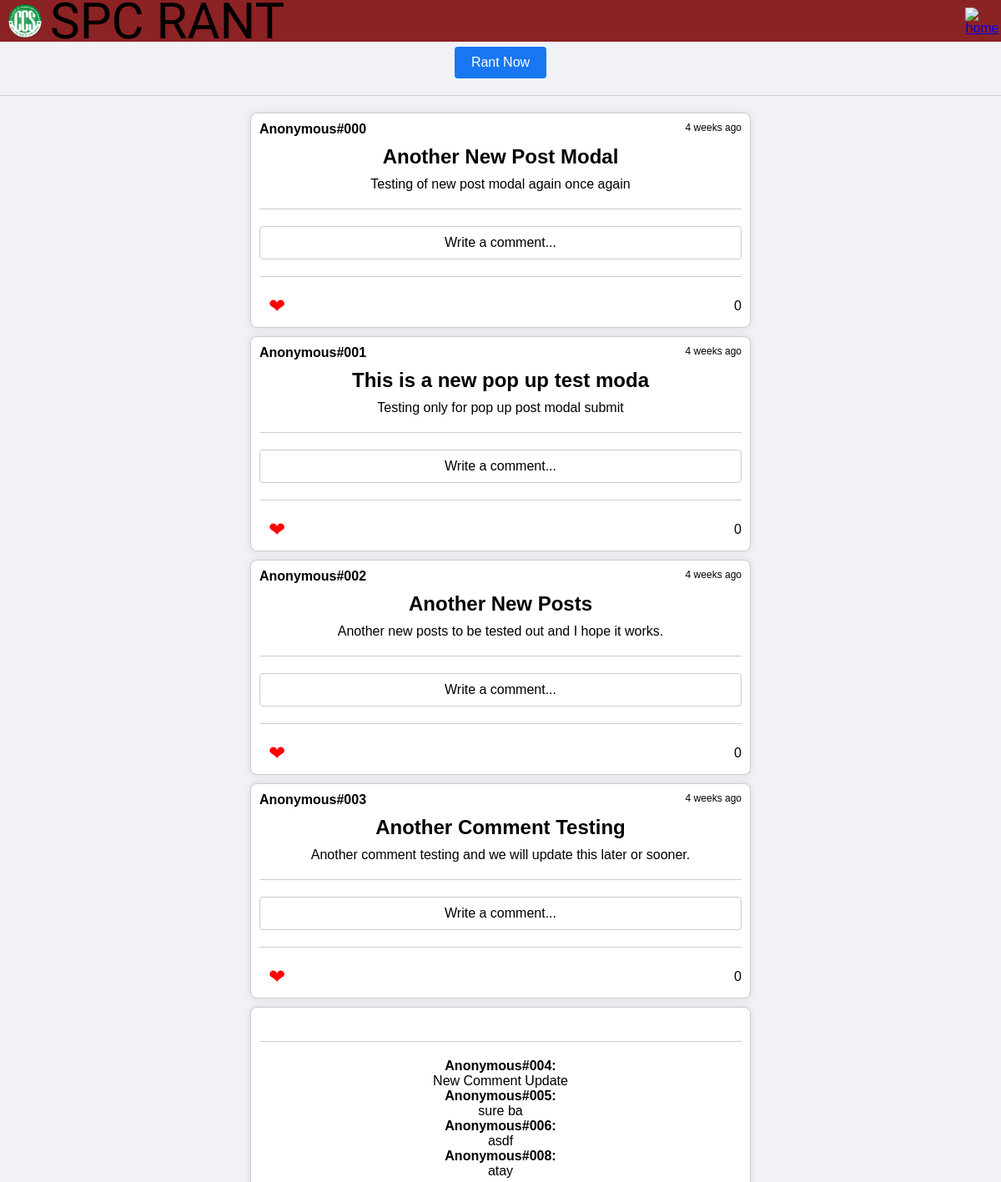
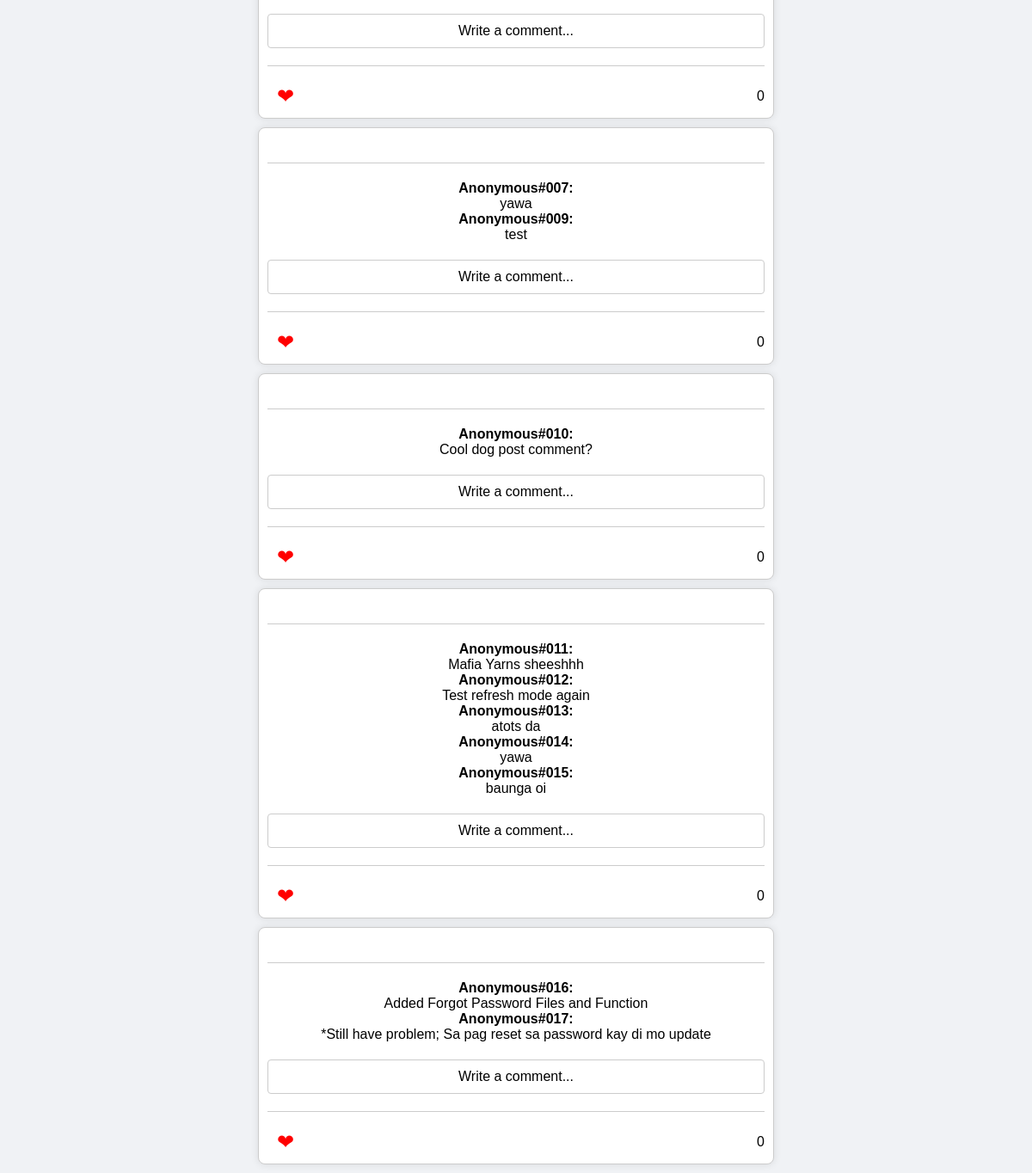
The page /Main/rant.php on the database its author committed (2 pictures, top to bottom).
### tables this page shows
CREATE TABLE `posts` (
  `ID` int(11) NOT NULL,
  `TITLE` varchar(30) NOT NULL,
  `CONTENT` varchar(255) NOT NULL,
  `user_id` int(10) UNSIGNED DEFAULT NULL,
  `created_at` timestamp NOT NULL DEFAULT current_timestamp()
);

CREATE TABLE `comments` (
  `comment_id` bigint(20) NOT NULL,
  `post_id` bigint(20) NOT NULL,
  `timestamp` datetime NOT NULL DEFAULT current_timestamp(),
  `user_id` bigint(20) NOT NULL,
  `comment` text NOT NULL
);

### Main/rant.php (the view, shortened to what this page needs)
<?php
include "database.php";
function time_elapsed_string($datetime, $full = false)
{
    $now = new DateTime();
    $ago = new DateTime($datetime);
    $diff = $now->diff($ago);
    $diff->w = floor($diff->d / 7);
    $diff->d -= $diff->w * 7;
    $string = [
        "y" => "year",
        "m" => "month",
        "w" => "week",
        "d" => "day",
        "h" => "hour",
        "i" => "minute",
        "s" => "second",
    ];
    foreach ($string as $k => &$v) {
        if ($diff->$k) {
            $v = $diff->$k . " " . ($diff->$k > 1 ? $v . "s" : $v);
        } else {
            unset($string[$k]);
        }
    }
    if (!$full) {
        $string = array_slice($string, 0, 1);
    }
    return $string ? implode(", ", $string) . " ago" : "just now";
}
$sql = "SELECT posts.id, TITLE, CONTENT, posts.created_at as timestamp, comments.comment as comment, comments.timestamp as comment_timestamp
     FROM posts
     LEFT JOIN comments ON posts.id = comments.post_id
     ORDER BY posts.id DESC";
$result = $conn->query($sql);
$posts = [];
$anonymousCounter = isset($_SESSION["anonymousCounter"])
    ? $_SESSION["anonymousCounter"]
    : 0;
if ($result->num_rows > 0) {
    while ($row = $result->fetch_assoc()) {
        $postId = $row["id"];
        $row["timeAgo"] = time_elapsed_string($row["timestamp"]);
        $row["user"] = isset($_SESSION["Username"])
            ? htmlspecialchars($_SESSION["Username"])
            : "Anonymous#" . str_pad($anonymousCounter, 3, "0", STR_PAD_LEFT);
        $row["comments"] = [];
        $posts[$postId] = $row;
        $anonymousCounter++;
    }
}
$sql = "SELECT comment_id, post_id, timestamp, user_id, comment FROM comments";
$result = $conn->query($sql);
if ($result->num_rows > 0) {
    while ($row = $result->fetch_assoc()) {
        $postId = $row["post_id"];
        $row["user"] = isset($_SESSION["Username"])
            ? htmlspecialchars($_SESSION["Username"])
            : "Anonymous#" . str_pad($anonymousCounter, 3, "0", STR_PAD_LEFT);
        $posts[$postId]["comments"][] = $row;
        $anonymousCounter++;
    }
}
?>
<!DOCTYPE html>
<html>
<head>
    <link rel="stylesheet" href="dashboard.css">
    <link rel="stylesheet" href="timeline.css">
</head>
<body>
    <div class="rectangle">
        <div class="logo-container">
            <div class="logo"></div>
            <div class="spc_rant"> SPC RANT </div>
            <div class="home">
                <a href="index.php"><img width="30" height="30" src="https://img.icons8.com/fluency-systems-filled/96/home.png" alt="home" /></a>
            </div>
        </div>
    </div>
    <br>
    <br>
<div class="rant-now-button">
  <button onclick="showModal()">Rant Now</button>
</div>
    <hr>
<div class="post-container">
    <?php foreach ($posts as $post): ?>
        <div class="post">
            <div class="post-info">
                <div class="user-info">
                    <?= $post["user"] ?>
                </div>
                <div class="time-posted">
                    <?= $post["timeAgo"] ?>
                </div>
            </div>
            <h2><?= htmlspecialchars($post["TITLE"]) ?></h2>
            <p><?= nl2br(htmlspecialchars($post["CONTENT"])) ?></p>
            <hr>
            <div class="comments-section">
                <?php foreach ($post["comments"] as $comment): ?>
                    <div class="comment">
                        <strong><?= htmlspecialchars($comment["user"]) ?>:</strong>
                        <div class="comment-content"><?= htmlspecialchars($comment["comment"]) ?></div>
                    </div>
                <?php endforeach; ?>
                <div class="comment-box" onclick="showCommentBox(<?= $post["id"] ?>)">
                    Write a comment...
                </div>
                <hr>
                <div class="post-actions">
                    <div class="heart-container">
                        <button class="heart-button" onclick="heartPost(this, <?= $post["id"] ?>)">&#10084;</button>
                    </div>
                    <div class="heart-count-container">
                        <span class="heart-count">0</span>
                    </div>
                </div>
            </div>
        </div>
    <?php endforeach; ?>
</div>
</body>
</html>

### Main/dashboard.css (style rules this page uses)
* { margin: 0; box-sizing: border-box; }
.rectangle { height: 50px; width: 100%; background-color: #8B2224; position: fixed; top: 0; right: 0; left: 0; margin: 0; display: flex; justify-content: flex-start; align-items: center; z-index: 1; padding-left: 10px; }
.logo-container { display: flex; justify-content: center; align-items: center; }
.logo { height: 40px; width: 40px; margin-right: 10px; background-color: #807d7d; border-radius: 50%; background-image: url('images/spc-ccs-logo2.png'); background-repeat: no-repeat; background-size: cover; background-position: center; flex-shrink: 0; }
.spc_rant { font-size: 60px; font-family: 'Akaya Telivigala', sans-serif; color: #000000; flex-grow: 1; }
.home { height: 35px; width: 35px; position: fixed; top: 8px; right: 5px; border-radius: 50%; display: flex; justify-content: center; align-items: center; }

### Main/timeline.css (style rules this page uses)
body { font-family: Arial, sans-serif; margin: 0; padding: 0; background-color: #f0f2f5; }
.post-container { display: flex; flex-direction: column; align-items: center; }
.post { border: 1px solid #ccc; padding: 10px; margin-bottom: 10px; text-align: center; width: 80%; max-width: 600px; background-color: #fff; border-radius: 8px; box-shadow: 0 0 10px rgba(0, 0, 0, 0.1); }
.post h2 { margin-bottom: 10px; color: black; }
.post p { margin-bottom: 20px; color: black; }
.post-info { display: flex; justify-content: space-between; align-items: center; width: 100%; position: relative; }
.user-info { text-align: left; margin-bottom: 10px; font-weight: bold; }
.time-posted { font-size: 12px; color: #777; margin: 0; position: absolute; right: 0; top: 0; }
.comments-section { margin-top: 20px; }
.comment-box { margin-top: 20px; padding: 10px; border: 1px solid #ccc; border-radius: 4px; cursor: pointer; }
.post-actions { display: flex; justify-content: space-between; align-items: center; margin-top: 20px; }
.heart-container, .heart-count-container { display: flex; }
.heart-count-container { margin-left: auto; }
.heart-button { color: red; background: none; border: none; cursor: pointer; font-size: 1.5em; }
.heart-count { margin-left: 10px; }
hr { border: none; height: 1px; color: #ccc; background-color: #ccc; margin: 20px 0; }
.heart-button, .comment-button { background-color: transparent; border: none; font-size: 24px; cursor: pointer; flex-grow: 1; margin: 0 5px; }
.rant-now-button { text-align: center; margin: 20px 0; }
.rant-now-button button { font-size: 16px; padding: 10px 20px; background-color: #1877f2; color: #fff; border: none; border-radius: 4px; cursor: pointer; }

### rows shown on the page
posts: user "Anonymous#000", timeAgo "4 weeks ago", TITLE "Another New Post Modal", CONTENT "Testing of new post modal again once again"
posts: user "Anonymous#001", timeAgo "4 weeks ago", TITLE "This is a new pop up test moda", CONTENT "Testing only for pop up post modal submit"
posts: user "Anonymous#002", timeAgo "4 weeks ago", TITLE "Another New Posts", CONTENT "Another new posts to be tested out and I hope it works."
posts: user "Anonymous#003", timeAgo "4 weeks ago", TITLE "Another Comment Testing", CONTENT "Another comment testing and we will update this later or sooner."
comments: user "Anonymous#004", comment "New Comment Update"
comments: user "Anonymous#005", comment "sure ba"
comments: user "Anonymous#006", comment "asdf"
comments: user "Anonymous#008", comment "atay"
comments: user "Anonymous#007", comment "yawa"
comments: user "Anonymous#009", comment "test"
comments: user "Anonymous#010", comment "Cool dog post comment?"
comments: user "Anonymous#011", comment "Mafia Yarns sheeshhh"
comments: user "Anonymous#012", comment "Test refresh mode again"
comments: user "Anonymous#013", comment "atots da"
comments: user "Anonymous#014", comment "yawa"
comments: user "Anonymous#015", comment "baunga oi"
comments: user "Anonymous#016", comment "Added Forgot Password Files and Function"
comments: user "Anonymous#017", comment "*Still have problem; Sa pag reset sa password kay di mo update"
